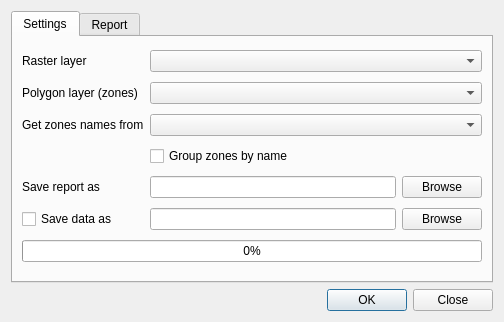
<?xml version="1.0" encoding="UTF-8"?>
<ui version="4.0">
 <class>ZonalStatsDialogBase</class>
 <widget class="QDialog" name="ZonalStatsDialogBase">
  <property name="geometry">
   <rect>
    <x>0</x>
    <y>0</y>
    <width>504</width>
    <height>322</height>
   </rect>
  </property>
  <property name="windowTitle">
   <string>ZonalStats</string>
  </property>
  <layout class="QVBoxLayout" name="verticalLayout">
   <item>
    <widget class="QTabWidget" name="tabWidget">
     <property name="currentIndex">
      <number>0</number>
     </property>
     <widget class="QWidget" name="tab">
      <attribute name="title">
       <string>Settings</string>
      </attribute>
      <layout class="QGridLayout" name="gridLayout">
       <item row="0" column="0">
        <widget class="QLabel" name="label">
         <property name="text">
          <string>Raster layer</string>
         </property>
        </widget>
       </item>
       <item row="0" column="1">
        <widget class="QComboBox" name="cmbRasterLayer">
         <property name="sizePolicy">
          <sizepolicy hsizetype="Expanding" vsizetype="Fixed">
           <horstretch>0</horstretch>
           <verstretch>0</verstretch>
          </sizepolicy>
         </property>
        </widget>
       </item>
       <item row="1" column="0">
        <widget class="QLabel" name="label_1">
         <property name="text">
          <string>Polygon layer (zones)</string>
         </property>
        </widget>
       </item>
       <item row="1" column="1">
        <widget class="QComboBox" name="cmbVectorLayer">
         <property name="sizePolicy">
          <sizepolicy hsizetype="Expanding" vsizetype="Fixed">
           <horstretch>0</horstretch>
           <verstretch>0</verstretch>
          </sizepolicy>
         </property>
        </widget>
       </item>
       <item row="2" column="0">
        <widget class="QLabel" name="label_3">
         <property name="text">
          <string>Get zones names from</string>
         </property>
        </widget>
       </item>
       <item row="2" column="1">
        <widget class="QComboBox" name="cmbGroupField">
         <property name="sizePolicy">
          <sizepolicy hsizetype="Expanding" vsizetype="Fixed">
           <horstretch>0</horstretch>
           <verstretch>0</verstretch>
          </sizepolicy>
         </property>
        </widget>
       </item>
       <item row="3" column="1">
        <widget class="QCheckBox" name="chkGroupZones">
         <property name="text">
          <string>Group zones by name</string>
         </property>
        </widget>
       </item>
       <item row="4" column="0">
        <widget class="QLabel" name="label_2">
         <property name="text">
          <string>Save report as</string>
         </property>
        </widget>
       </item>
       <item row="4" column="1">
        <layout class="QHBoxLayout" name="horizontalLayout">
         <item>
          <widget class="QLineEdit" name="leReportFile"/>
         </item>
         <item>
          <widget class="QPushButton" name="btnSaveReport">
           <property name="text">
            <string>Browse</string>
           </property>
          </widget>
         </item>
        </layout>
       </item>
       <item row="5" column="0">
        <widget class="QCheckBox" name="chkSaveData">
         <property name="text">
          <string>Save data as</string>
         </property>
        </widget>
       </item>
       <item row="5" column="1">
        <layout class="QHBoxLayout" name="horizontalLayout_2">
         <item>
          <widget class="QLineEdit" name="leDataFile"/>
         </item>
         <item>
          <widget class="QPushButton" name="btnSaveData">
           <property name="text">
            <string>Browse</string>
           </property>
          </widget>
         </item>
        </layout>
       </item>
       <item row="6" column="0" colspan="2">
        <widget class="QProgressBar" name="progressBar">
         <property name="value">
          <number>0</number>
         </property>
        </widget>
       </item>
      </layout>
     </widget>
     <widget class="QWidget" name="tab_2">
      <attribute name="title">
       <string>Report</string>
      </attribute>
      <layout class="QVBoxLayout" name="verticalLayout_2">
       <item>
        <widget class="QTextEdit" name="teReport"/>
       </item>
      </layout>
     </widget>
    </widget>
   </item>
   <item>
    <widget class="QDialogButtonBox" name="buttonBox">
     <property name="orientation">
      <enum>Qt::Horizontal</enum>
     </property>
     <property name="standardButtons">
      <set>QDialogButtonBox::Close|QDialogButtonBox::Ok</set>
     </property>
    </widget>
   </item>
  </layout>
 </widget>
 <resources/>
 <connections>
  <connection>
   <sender>buttonBox</sender>
   <signal>accepted()</signal>
   <receiver>ZonalStatsDialogBase</receiver>
   <slot>accept()</slot>
   <hints>
    <hint type="sourcelabel">
     <x>248</x>
     <y>254</y>
    </hint>
    <hint type="destinationlabel">
     <x>157</x>
     <y>274</y>
    </hint>
   </hints>
  </connection>
  <connection>
   <sender>buttonBox</sender>
   <signal>rejected()</signal>
   <receiver>ZonalStatsDialogBase</receiver>
   <slot>reject()</slot>
   <hints>
    <hint type="sourcelabel">
     <x>316</x>
     <y>260</y>
    </hint>
    <hint type="destinationlabel">
     <x>286</x>
     <y>274</y>
    </hint>
   </hints>
  </connection>
 </connections>
</ui>
